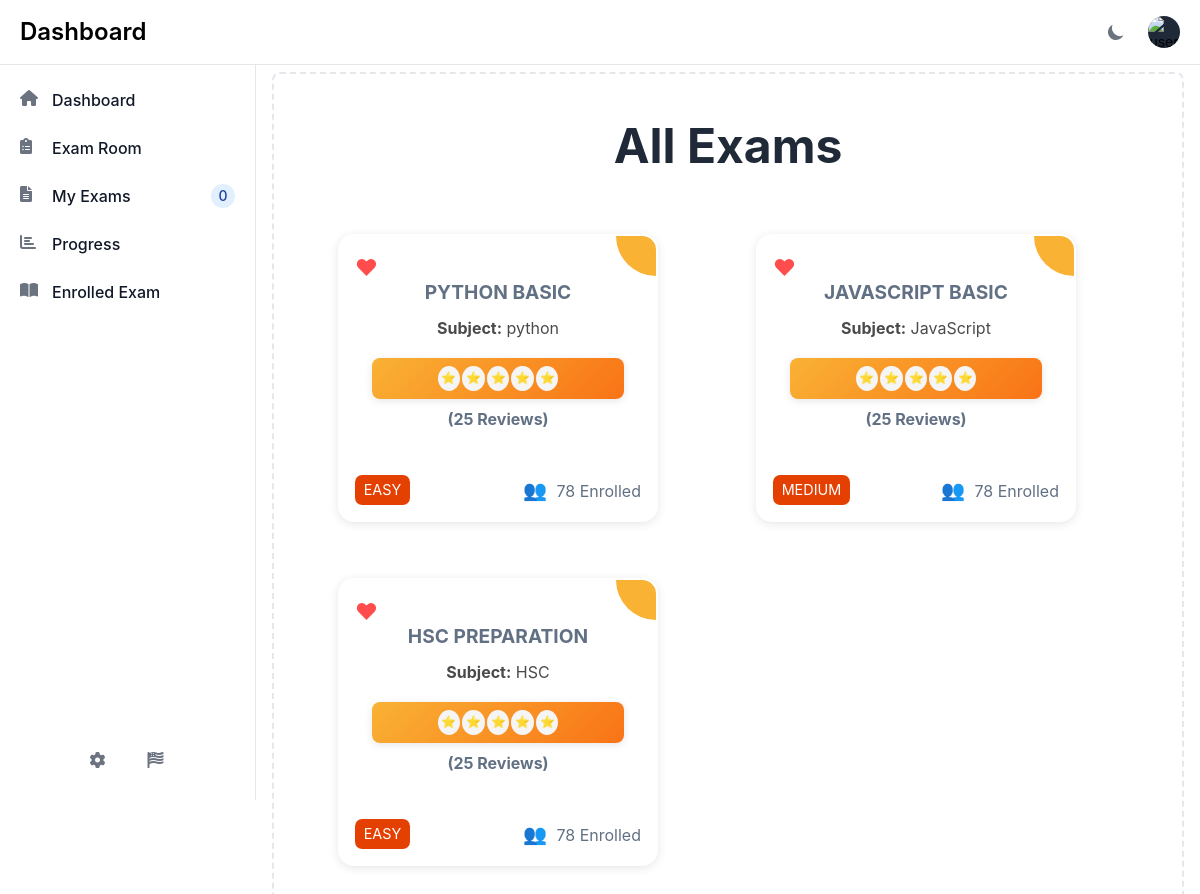
/all-exams/ (signed in), run on the app's committed database.
### myapp/models.py (models this page shows)
class Exam(models.Model):
    EXAM_TYPE_CHOICES = [
        ('MCQ', 'Multiple Choice Questions'),
        ('TF', 'True/False'),
        ('SA', 'Short Answer'),
        ('MX', 'Mix'),
    ]
    TIME_SETTING_CHOICES = [
        ('exam', 'Full Exam Time'),
        ('question', 'Single Question Time'),
    ]
    VISIBILITY_CHOICES = [
        ('public', 'Public'),
        ('private', 'Private'),
    ]
    user = models.ForeignKey(CustomUser, on_delete=models.CASCADE)
    exam_name = models.CharField(max_length=100)
    exam_subject = models.CharField(max_length=100)
    exam_type = models.CharField(max_length=80, choices=EXAM_TYPE_CHOICES)
    number_of_questions = models.IntegerField(default=0)
    time_setting = models.CharField(max_length=50, choices=TIME_SETTING_CHOICES)
    exam_time = models.TimeField(default=datetime.time(0, 0))
    visibility = models.CharField(max_length=50,choices=VISIBILITY_CHOICES,default="private")
    question_created = models.BooleanField(default=False)
    difficulty = models.CharField(max_length=100,choices=[('Easy', 'Easy'), ('Medium', 'Medium'), ('Hard', 'Hard')],default="Easy")
    created_at = models.DateTimeField(auto_now_add=True)
    updated_at = models.DateTimeField(auto_now=True)
    def __str__(self):
        return self.exam_name

### myapp/views.py (the view)
# urls.py: path('all-exams/', all_exams, name='all-exams'),
def all_exams(request):
    user = CustomUser.objects.get(id=request.session['user_id'])
    all_exams = Exam.objects.filter(visibility='publish').exclude(user=user)
    print(all_exams)
    context = {
        'all_exams': all_exams,
    }
    return render(request, 'all_exam.html', context)

### myapp/context_processors.py (called while the page is built)
def custom_context(request):
    context = {}
    user_id = request.session.get('user_id')
    if user_id:
        try:
            user = CustomUser.objects.get(id=user_id)
            context['user'] = user
            context['exams_count'] = Exam.objects.filter(user=user).count()
        except CustomUser.DoesNotExist:
            pass
    return context

### myapp/templates/all_exam.html (shortened to what this page needs)
{% extends 'header.html' %}
{% block main %}
{% load custom_tags %}
<link rel="stylesheet" href="https://cdnjs.cloudflare.com/ajax/libs/font-awesome/6.0.0-beta3/css/all.min.css">
<section class="page-contain">
    <h1 class="text-5xl font-bold text-center mb-8 text-gray-800 dark:text-white">All Exams</h1>
    <div class="exam-grid">
        {% for exam in all_exams %}
        <a href="{% url "view-exam" exam.id %}" class="data-card dark:bg-gray-800">
            <div class="exam-bg dark:bg-green-500"></div>
            <span class="heart-icon">❤</span>
            <h4 class="dark:text-white">{{ exam.exam_name }}</h4>
            <p class="dark:text-gray-400"><b>Subject:</b> {{ exam.exam_subject }}</p>
            <div class="exam-rating ">
                <span class="star-icon">⭐</span>
                <span class="star-icon">⭐</span>
                <span class="star-icon">⭐</span>
                <span class="star-icon">⭐</span>
                <span class="star-icon">⭐</span>
            </div>
            <span class="feedback-count">(25 Reviews)</span>
            <div class="total-enrolled dark:text-white">
                <span class="enrolled-icon">👥</span>
                <span>78 Enrolled</span>
            </div>
            <span class="tag difficulty-hard">{{exam.difficulty}}</span>
        </a>
        {% endfor %}
    </div>
</section>
{% endblock %}

### myapp/templates/all_exam.html (style rules this page uses)
.page-contain { padding: 2em 1em; }
.exam-grid { display: grid; grid-template-columns: repeat(3, 1fr); gap: 1.5em; padding: 1em; }
@media (max-width: 1200px) { .exam-grid { grid-template-columns: repeat(2, 1fr); } }
@media (max-width: 1200px) { .star-icon { font-size: 12px !important; } }
.data-card { display: flex; flex-direction: column; max-width: 20em; min-height: 18em; overflow: hidden; border-radius: 1em; text-decoration: none; background: #ffffff; margin: 1em; padding: 2em; box-shadow: 0 2px 10px rgba(0, 0, 0, 0.1); transition: transform 0.3s ease, box-shadow 0.3s ease; position: relative; border: 2px solid transparent; }
.data-card h4 { color: #627084; text-transform: uppercase; font-size: 1.2em; font-weight: 700; margin: 0.5em 0; text-align: center; }
.data-card p { color: #4A4A4A; line-height: 1.6; margin-bottom: 1em; text-align: center; }
.exam-rating { display: flex; justify-content: center; align-items: center; background: linear-gradient(135deg, #f9b234 0%, #f97316 100%); border-radius: 0.5em; padding: 0.5em 1em; box-shadow: 0 2px 8px rgba(0, 0, 0, 0.1); transition: box-shadow 0.3s ease; text-align: center; }
.star-icon { font-size: 1.2vw; color: #FFD700; background-color: #f5f5f5; padding: 0.3em; border-radius: 50%; transition: transform 0.2s ease, background-color 0.3s ease; margin: 0 0.1em; display: inline-block; }
.feedback-count { font-size: 1em; font-weight: bold; color: #627084; display: block; margin-top: 0.5em; text-align: center; }
.exam-bg { height: 80px; width: 80px; background-color: #f9b234; position: absolute; top: -40px; right: -40px; border-radius: 50%; z-index: 0; transition: transform 0.3s ease; }
.heart-icon { position: absolute; top: 15px; left: 15px; font-size: 1.4em; color: #ff4d4d; cursor: pointer; transition: transform 0.2s ease, color 0.2s ease; }
.total-enrolled { position: absolute; bottom: 15px; right: 15px; display: flex; align-items: center; font-size: 1em; color: #627084; }
.enrolled-icon { margin-right: 0.5em; font-size: 1.2em; }
.tag { position: absolute; bottom: 15px; left: 15px; padding: 0.3em 0.6em; border-radius: 0.5em; color: #fff; font-size: 0.9em; text-transform: uppercase; }
.difficulty-hard { background: #e44002; }

### data on the page
Exam: exam_name "PYTHON BASIC", exam_subject "python", difficulty "EASY"
Exam: exam_name "JAVASCRIPT BASIC", exam_subject "JavaScript", difficulty "MEDIUM"
Exam: exam_name "HSC PREPARATION", exam_subject "HSC", difficulty "EASY"

### other printed values
{{ exams_count }} "0"
